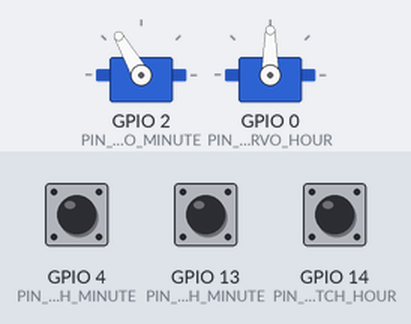
A sketch run on a simulated ESP8266 (Wemos D1 mini). Parts: 2 × servo. The test bench sets the inputs (shaded band); at power-on: GPIO 4 (PIN_HOME_SWITCH_MINUTE) HIGH, GPIO 14 (PIN_HOME_SWITCH_HOUR) HIGH, GPIO 13 (PIN_STEP_SWITCH_MINUTE) HIGH. WiFi joins after 1.5 s; servers stay silent unless stated; network time is answered at once with the bench clock; the local clock reads 2024-03-15 10:24:30 at power-on unless the sketch sets it; what the sketch prints to the serial monitor is not drawn.

Above: at 2.7 s.
2.8 s: GPIO 4 (PIN_HOME_SWITCH_MINUTE) pulled LOW for 0.25 s
At 3.7 s:
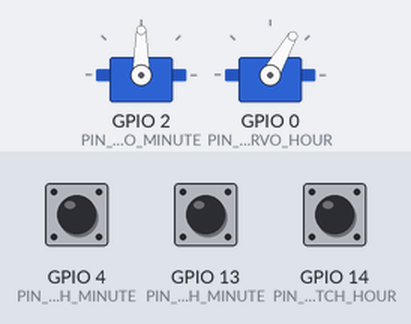
4.9 s: GPIO 14 (PIN_HOME_SWITCH_HOUR) pulled LOW for 0.25 s
At 5.4 s:
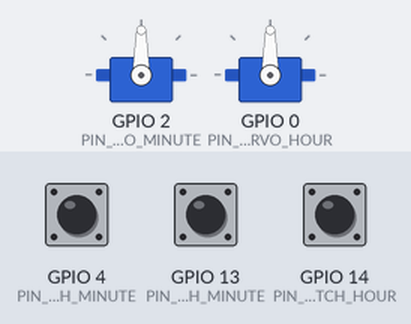
Timing chart, 0 to 7.9 s (numbered marks = the images above; inputs shaded):
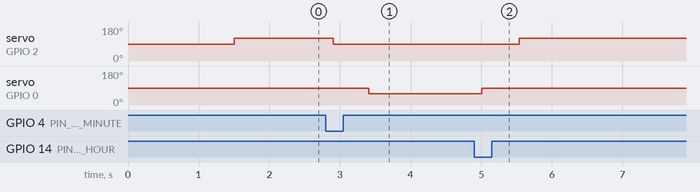

Measured:
- after the input at 2.8 s, servo on GPIO 2 (PIN_SERVO_MINUTE): 120° → 90° after 0.11 s; servo on GPIO 0 (PIN_SERVO_HOUR): 90° → 60° after 0.61 s
- after the input at 4.9 s, servo on GPIO 2 (PIN_SERVO_MINUTE): 90° → 120° after 0.64 s; servo on GPIO 0 (PIN_SERVO_HOUR): 60° → 90° after 0.11 s

The sketch:

Arduino_WiFi_FlipClock_Commented_EN.ino
```cpp
/**
 * @file Arduino_WiFi_FlipClock_with_comment.ino
 * @author PPFamily99
 * @brief Firmware for the WiFi-enabled version of the 3D Printed Flip Clock.
 * @version 1.1
 * @details This version connects to a WiFi network to fetch the current time from an NTP server.
 * It does not require an RTC module or any manual input buttons.
 *
 * Hardware Dependencies:
 * - ESP8266 (NodeMCU, WEMOS D1 Mini, etc.)
 * - 2x SG90 Servos (Modified for 360-degree continuous rotation)
 * - 4x Limit Switches
 * - External 5V Power Supply for Servos
 */

// --- LIBRARIES ---
#include <ESP8266WiFi.h>
#include <WiFiUdp.h>
#include <NTPClient.h>
#include <Servo.h>

// --- CONFIGURATION SECTION (NEEDS USER ADJUSTMENT) ---

// 1. WiFi Network Credentials
const char* ssid     = "SSID_Name";      // <-- Enter your WiFi network name (SSID) here
const char* password = "WiFi_PASSWORD";  // <-- Enter your WiFi password here

// 2. GPIO Pin Assignments
// Please ensure these match your physical wiring.
#define PIN_SERVO_MINUTE       2  // D4 on NodeMCU
#define PIN_SERVO_HOUR         0  // D3 on NodeMCU

#define PIN_HOME_SWITCH_MINUTE 4  // D2 on NodeMCU
#define PIN_STEP_SWITCH_MINUTE 13 // D7 on NodeMCU
#define PIN_HOME_SWITCH_HOUR   14 // D5 on NodeMCU
#define PIN_STEP_SWITCH_HOUR   12 // D6 on NodeMCU

// 3. Servo Calibration Parameters (CRITICAL - MUST BE TUNED)
// The pulse value (in microseconds) that makes the servo stop completely.
// 90 is the standard default, but you may need to fine-tune it (e.g., 89, 91).
#define SERVO_STOP_POSITION   90

// The offset from the STOP position to make the servo rotate.
// This controls both speed and direction. A larger value means faster rotation.
// You MUST use opposite signs for opposite rotation directions.
#define SERVO_MOVE_OFFSET_MINUTE  30  // e.g., move forward with a positive value
#define SERVO_MOVE_OFFSET_HOUR   -30  // e.g., move forward with a negative value (reversed)

// 4. NTP (Network Time Protocol) Settings
const char* ntpServer = "time.google.com";
// Set your timezone offset from GMT in seconds.
// Example: GMT+7 (Thailand) = 7 * 3600 = 25200
const long  gmtOffset_sec = 7 * 3600;
// Daylight Saving Time offset in seconds (usually 0 or 3600).
const int   daylightOffset_sec = 0;


// --- GLOBAL OBJECTS AND VARIABLES ---

// Initialize NTP client
WiFiUDP ntpUDP;
NTPClient timeClient(ntpUDP, ntpServer, gmtOffset_sec, daylightOffset_sec);

// Initialize Servo objects
Servo servoMinute;
Servo servoHour;

// Global variables to track the clock's physical display state
int currentMinuteOnClock = -1; // -1 means the position is unknown until homed
int currentHourOnClock = -1;


// --- SETUP FUNCTION ---
// This runs once when the ESP8266 boots up.
void setup() {
  Serial.begin(115200);
  Serial.println("\nStarting WiFi Flip Clock...");

  // Configure the limit switch pins as inputs with internal pull-up resistors.
  // This means the pin is HIGH by default and goes LOW when the switch is pressed.
  pinMode(PIN_HOME_SWITCH_MINUTE, INPUT_PULLUP);
  pinMode(PIN_STEP_SWITCH_MINUTE, INPUT_PULLUP);
  pinMode(PIN_HOME_SWITCH_HOUR, INPUT_PULLUP);
  pinMode(PIN_STEP_SWITCH_HOUR, INPUT_PULLUP);

  // Attach servo objects to their assigned GPIO pins
  servoMinute.attach(PIN_SERVO_MINUTE);
  servoHour.attach(PIN_SERVO_HOUR);
  // Command servos to stop immediately on startup
  servoMinute.write(SERVO_STOP_POSITION);
  servoHour.write(SERVO_STOP_POSITION);

  // Establish WiFi connection
  Serial.print("Connecting to ");
  Serial.println(ssid);
  WiFi.begin(ssid, password);
  while (WiFi.status() != WL_CONNECTED) {
    delay(500);
    Serial.print(".");
  }
  Serial.println("\nWiFi connected successfully!");
  Serial.print("IP address: ");
  Serial.println(WiFi.localIP());

  // Initialize the NTP client
  timeClient.begin();

  // --- CRITICAL STARTUP SEQUENCE ---
  // 1. Home both mechanisms to find the "00" position.
  Serial.println("Starting Homing Sequence...");
  goHomeMinute();
  goHomeHour();
  Serial.println("Homing Complete! Display is now at 00:00.");

  // 2. Fetch the initial time and sync the display.
  Serial.println("Fetching initial time from NTP server...");
  while(!timeClient.update()) {
    timeClient.forceUpdate();
  }
  Serial.print("Initial time fetched: ");
  Serial.println(timeClient.getFormattedTime());
}


// --- MAIN LOOP ---
// This function runs repeatedly after setup() is complete.
void loop() {
  // Update the time from the NTP server
  timeClient.update();

  int actualMinute = timeClient.getMinutes();
  int actualHour = timeClient.getHours();

  // --- Minute Logic ---
  // If the physical minute display does not match the actual time, move it.
  if (currentMinuteOnClock != actualMinute) {
    Serial.printf("Minute mismatch! Clock: %02d, NTP: %02d. Moving...\n", currentMinuteOnClock, actualMinute);
    moveMinuteStep();
  }

  // --- Hour Logic ---
  // If the physical hour display does not match the actual time, move it.
  if (currentHourOnClock != actualHour) {
    Serial.printf("Hour mismatch! Clock: %02d, NTP: %02d. Moving to next hour...\n", currentHourOnClock, actualHour);
    moveHourToNext();
  }

  // Wait a second before checking the time again.
  delay(1000);
}


// --- HOMING FUNCTIONS ---

// Moves the minute mechanism until its home switch is triggered.
void goHomeMinute() {
  Serial.println("Homing minute dial...");
  // While the home switch is not pressed (pin is HIGH)...
  while (digitalRead(PIN_HOME_SWITCH_MINUTE) == HIGH) {
    // ...keep rotating the servo.
    servoMinute.write(SERVO_STOP_POSITION + SERVO_MOVE_OFFSET_MINUTE);
    delay(200); // A small delay to allow movement
  }
  servoMinute.write(SERVO_STOP_POSITION); // Stop the servo
  currentMinuteOnClock = 0; // We are now at position "00"
  Serial.println("Minute dial is at HOME (00)");
  delay(500); // Pause for stability
}

// Moves the hour mechanism until its home switch is triggered.
void goHomeHour() {
  Serial.println("Homing hour dial...");
  while (digitalRead(PIN_HOME_SWITCH_HOUR) == HIGH) {
    servoHour.write(SERVO_STOP_POSITION + SERVO_MOVE_OFFSET_HOUR);
    delay(200);
  }
  servoHour.write(SERVO_STOP_POSITION);
  currentHourOnClock = 0; // We are now at position "00"
  Serial.println("Hour dial is at HOME (00)");
  delay(500);
}


// --- MOVEMENT FUNCTIONS ---

// Moves the minute mechanism forward by exactly one step.
void moveMinuteStep() {
  servoMinute.write(SERVO_STOP_POSITION + SERVO_MOVE_OFFSET_MINUTE);
  // Wait for the step switch to be pressed (signal goes LOW)
  while (digitalRead(PIN_STEP_SWITCH_MINUTE) == HIGH) { delay(10); }
  // Wait for the step switch to be released (signal goes HIGH) - for debouncing
  while (digitalRead(PIN_STEP_SWITCH_MINUTE) == LOW) { delay(10); }
  servoMinute.write(SERVO_STOP_POSITION);

  // Update the internal state variable
  currentMinuteOnClock = (currentMinuteOnClock + 1) % 60; // Wraps from 59 back to 0
  Serial.printf("Minute moved to: %02d\n", currentMinuteOnClock);
}

// Performs a single physical step of the hour mechanism.
void performHourSingleStep() {
  servoHour.write(SERVO_STOP_POSITION + SERVO_MOVE_OFFSET_HOUR);
  while (digitalRead(PIN_STEP_SWITCH_HOUR) == HIGH) { delay(10); }
  while (digitalRead(PIN_STEP_SWITCH_HOUR) == LOW) { delay(10); }
  servoHour.write(SERVO_STOP_POSITION);
  Serial.println("Hour moved 1 step.");
}

// Moves the hour mechanism to the next hour (which requires 2 steps).
void moveHourToNext() {
  Serial.println("Performing 2 steps for next hour...");
  performHourSingleStep(); // Move step 1
  delay(100);              // Short delay for mechanical stability
  performHourSingleStep(); // Move step 2

  // Update the internal state variable
  currentHourOnClock = (currentHourOnClock + 1) % 24; // Wraps from 23 back to 0
  Serial.printf("Hour display is now: %02d\n", currentHourOnClock);
}
```
